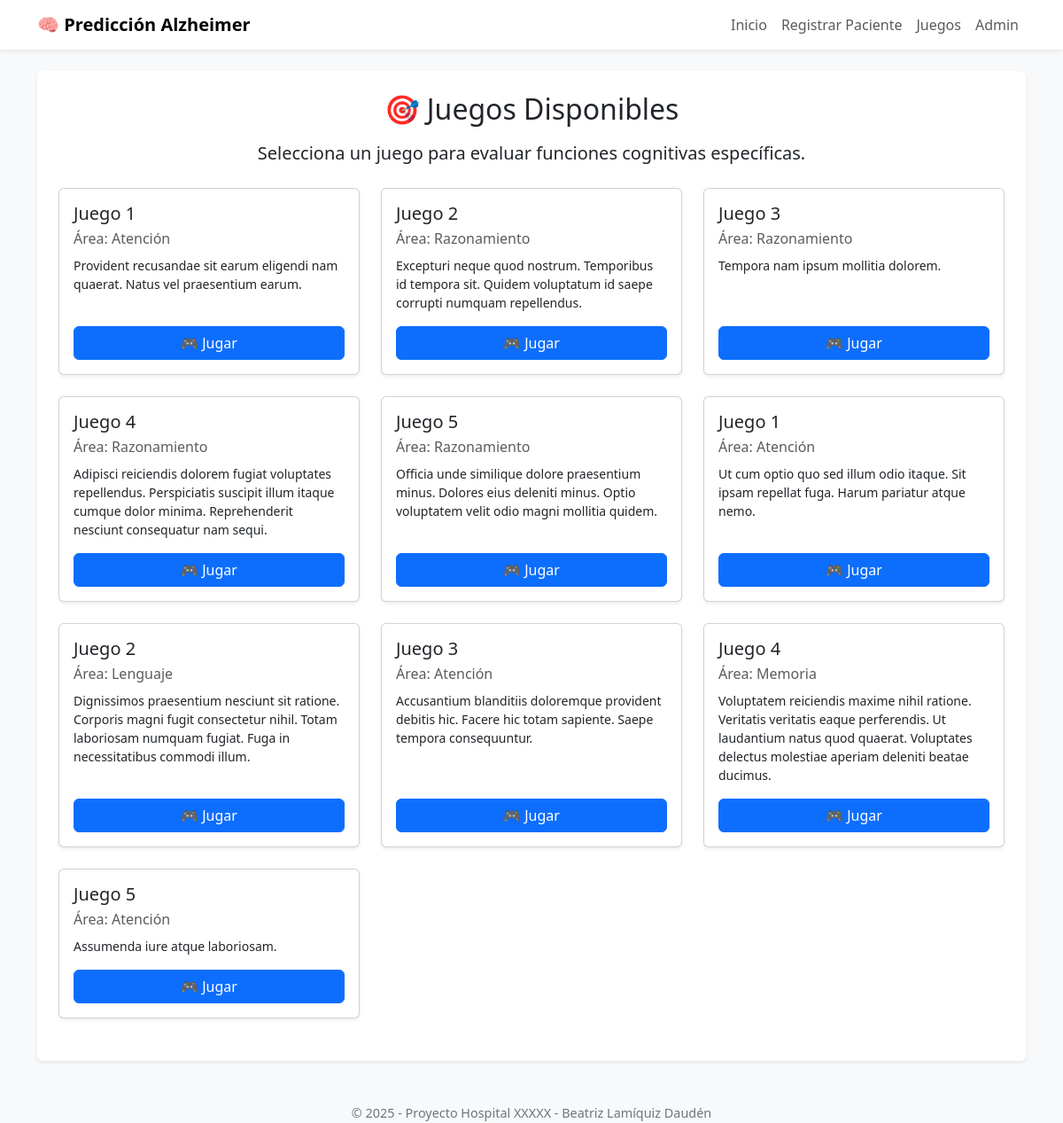
The page /games/ on the database as committed earlier.
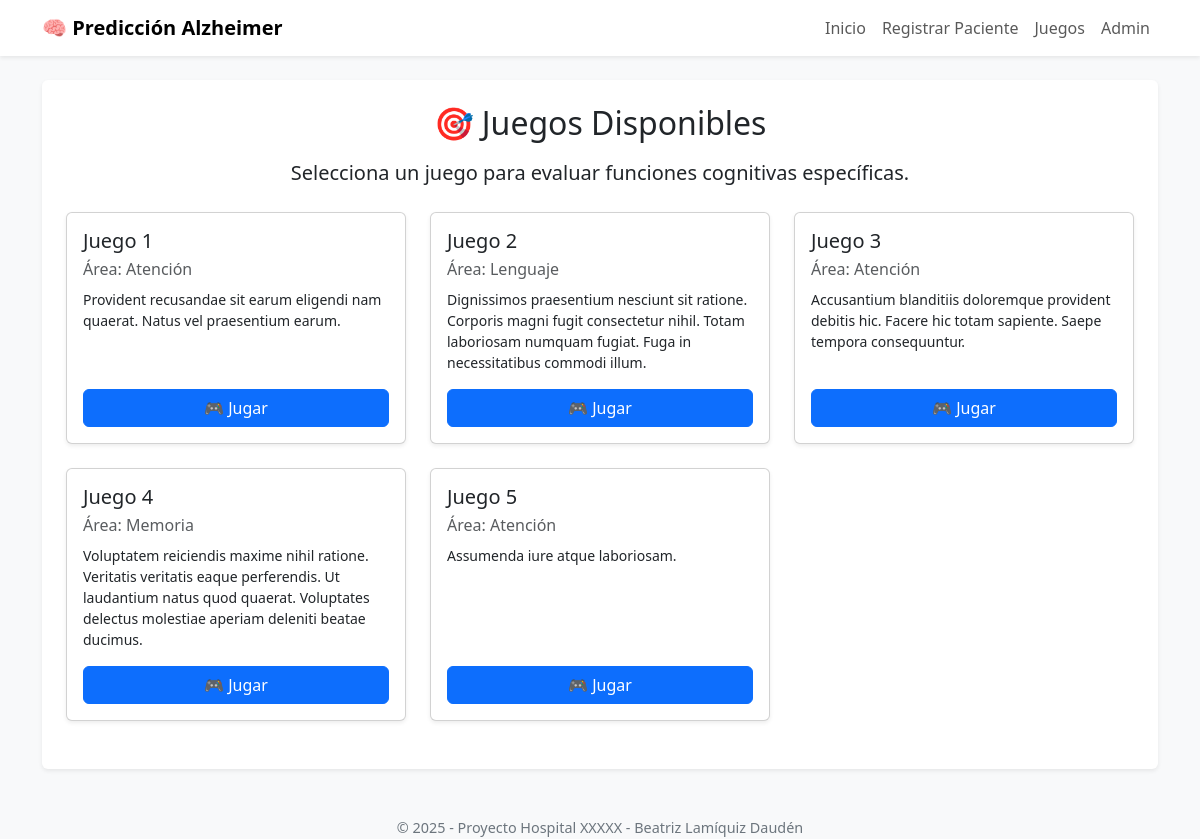
The same page on the database as committed later.
### games/models.py (models this page shows, shortened)
class Game(models.Model):
    COGNITIVE_AREA_CHOICES = [
        ('memoria', 'Memoria'),
        ('atencion', 'Atención'),
        ('lenguaje', 'Lenguaje'),
        ('funcion_ejecutiva', 'Función Ejecutiva'),
        ('razonamiento', 'Razonamiento'),
    ]
    name = models.CharField(max_length=100, verbose_name="Nombre del juego")
    description = models.TextField(verbose_name="Descripción")
    cognitive_area = models.CharField(max_length=20, choices=COGNITIVE_AREA_CHOICES, verbose_name="Área cognitiva")
    instructions = models.TextField(verbose_name="Instrucciones")
    difficulty_level = models.IntegerField(
        default=1,
        validators=[MinValueValidator(1), MaxValueValidator(5)],
        verbose_name="Nivel de dificultad"
    )

### games/views.py (the view)
# urls.py: path('', views.game_list, name='game_list'),
def game_list(request):
    games = Game.objects.all()
    return render(request, 'games/game_list.html', {'games': games})

### templates/games/game_list.html (shortened to what this page needs)
{% extends 'base.html' %}
{% block content %}
  <div class="text-center mb-4">
    <h2 class="mb-3">🎯 Juegos Disponibles</h2>
    <p class="lead">Selecciona un juego para evaluar funciones cognitivas específicas.</p>
  </div>
  {% if games %}
    <div class="row">
      {% for game in games %}
        <div class="col-md-6 col-lg-4 mb-4">
          <div class="card h-100 shadow-sm">
            <div class="card-body d-flex flex-column">
              <h5 class="card-title">{{ game.name }}</h5>
              <p class="card-subtitle mb-2 text-muted">Área: {{ game.get_cognitive_area_display }}</p>
              <p class="card-text small">{{ game.description|truncatewords:25 }}</p>
              <a href="{% url 'games:play_game' game.id %}" class="mt-auto btn btn-primary">🎮 Jugar</a>
            </div>
          </div>
        </div>
      {% endfor %}
    </div>
  {% else %}
    <div class="alert alert-warning" role="alert">
      No hay juegos disponibles en este momento.
    </div>
  {% endif %}
{% endblock %}

### templates/base.html (shortened to what this page needs)
<!DOCTYPE html>
<html lang="es">
<head>
  <link href="https://cdn.jsdelivr.net/npm/bootstrap@5.3.3/dist/css/bootstrap.min.css" rel="stylesheet">
</head>
<body>
  <nav class="navbar navbar-expand-lg navbar-light bg-white shadow-sm mb-4">
    <div class="container">
      <a class="navbar-brand" href="/">🧠 Predicción Alzheimer</a>
      <div class="collapse navbar-collapse" id="navbarNav">
        <ul class="navbar-nav ms-auto">
          <li class="nav-item">
            <a class="nav-link" href="/">Inicio</a>
          </li>
          <li class="nav-item">
            <a class="nav-link" href="{% url 'patients:create_patient' %}">Registrar Paciente</a>
          </li>
          <li class="nav-item">
            <a class="nav-link" href="{% url 'games:game_list' %}">Juegos</a>
          </li>
          <li class="nav-item">
            <a class="nav-link" href="/admin/">Admin</a>
          </li>
        </ul>
      </div>
    </div>
  </nav>
  <div class="container">
    <main class="bg-white p-4 rounded shadow-sm">
      {% block content %}{% endblock %}
    </main>
    <footer class="mt-5">
      &copy; 2025 - Proyecto Hospital XXXXX -  Beatriz Lamíquiz Daudén
    </footer>
  </div>
</body>
</html>

### templates/base.html (style rules this page uses)
body { background-color: #f8f9fa; }
footer { margin-top: 4rem; text-align: center; font-size: 0.9rem; color: #6c757d; }
.navbar-brand { font-weight: bold; }

Rows that differ between the two databases and show on the page:
removed Game: name "Juego 2", cognitive_area "Razonamiento", description "Excepturi neque quod nostrum. Temporibus id tempora sit. Quidem voluptatum id saepe corrupti numquam repellendus."
removed Game: name "Juego 3", cognitive_area "Razonamiento", description "Tempora nam ipsum mollitia dolorem."
removed Game: name "Juego 4", cognitive_area "Razonamiento", description "Adipisci reiciendis dolorem fugiat voluptates repellendus. Perspiciatis suscipit illum itaque cumque dolor minima. Reprehenderit nesciunt consequatur nam sequi."
removed Game: name "Juego 5", cognitive_area "Razonamiento", description "Officia unde similique dolore praesentium minus. Dolores eius deleniti minus. Optio voluptatem velit odio magni mollitia quidem."
removed Game: name "Juego 1", cognitive_area "Atención", description "Ut cum optio quo sed illum odio itaque. Sit ipsam repellat fuga. Harum pariatur atque nemo."
